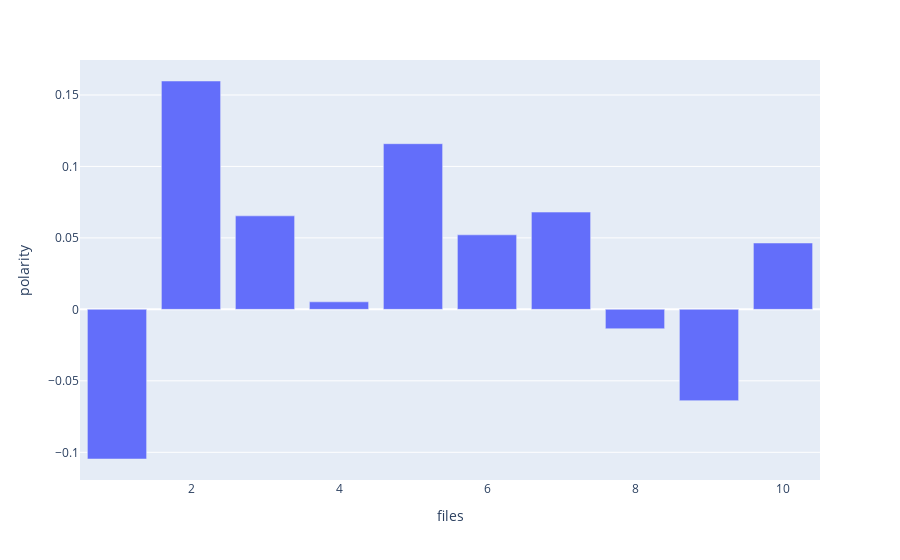

Notebook code for this chart:
### Code cell
fig = px.bar(df, x = 'files', y = 'polarity')
fig.show()

### Figure 1 — Plotly figure (JSON) as saved in the notebook; plotly's stock layout.template omitted (floating-point values rounded to 4 significant figures)
{"data": [{"alignmentgroup": "True", "hovertemplate": "files=%{x}<br>polarity=%{y}<extra></extra>", "legendgroup": "", "marker": {"color": "#636efa", "pattern": {"shape": ""}}, "name": "", "offsetgroup": "", "orientation": "v", "showlegend": false, "textposition": "auto", "type": "bar", "x": [9, 8, 10, 5, 4, 6, 7, 3, 2, 1], "xaxis": "x", "y": [-0.06385, -0.01354, 0.04643, 0.1159, 0.005263, 0.05215, 0.06806, 0.06542, 0.1598, -0.1047], "yaxis": "y"}], "layout": {"barmode": "relative", "legend": {"tracegroupgap": 0}, "margin": {"t": 60}, "xaxis": {"anchor": "y", "domain": [0, 1], "title": {"text": "files"}}, "yaxis": {"anchor": "x", "domain": [0, 1], "title": {"text": "polarity"}}}}
